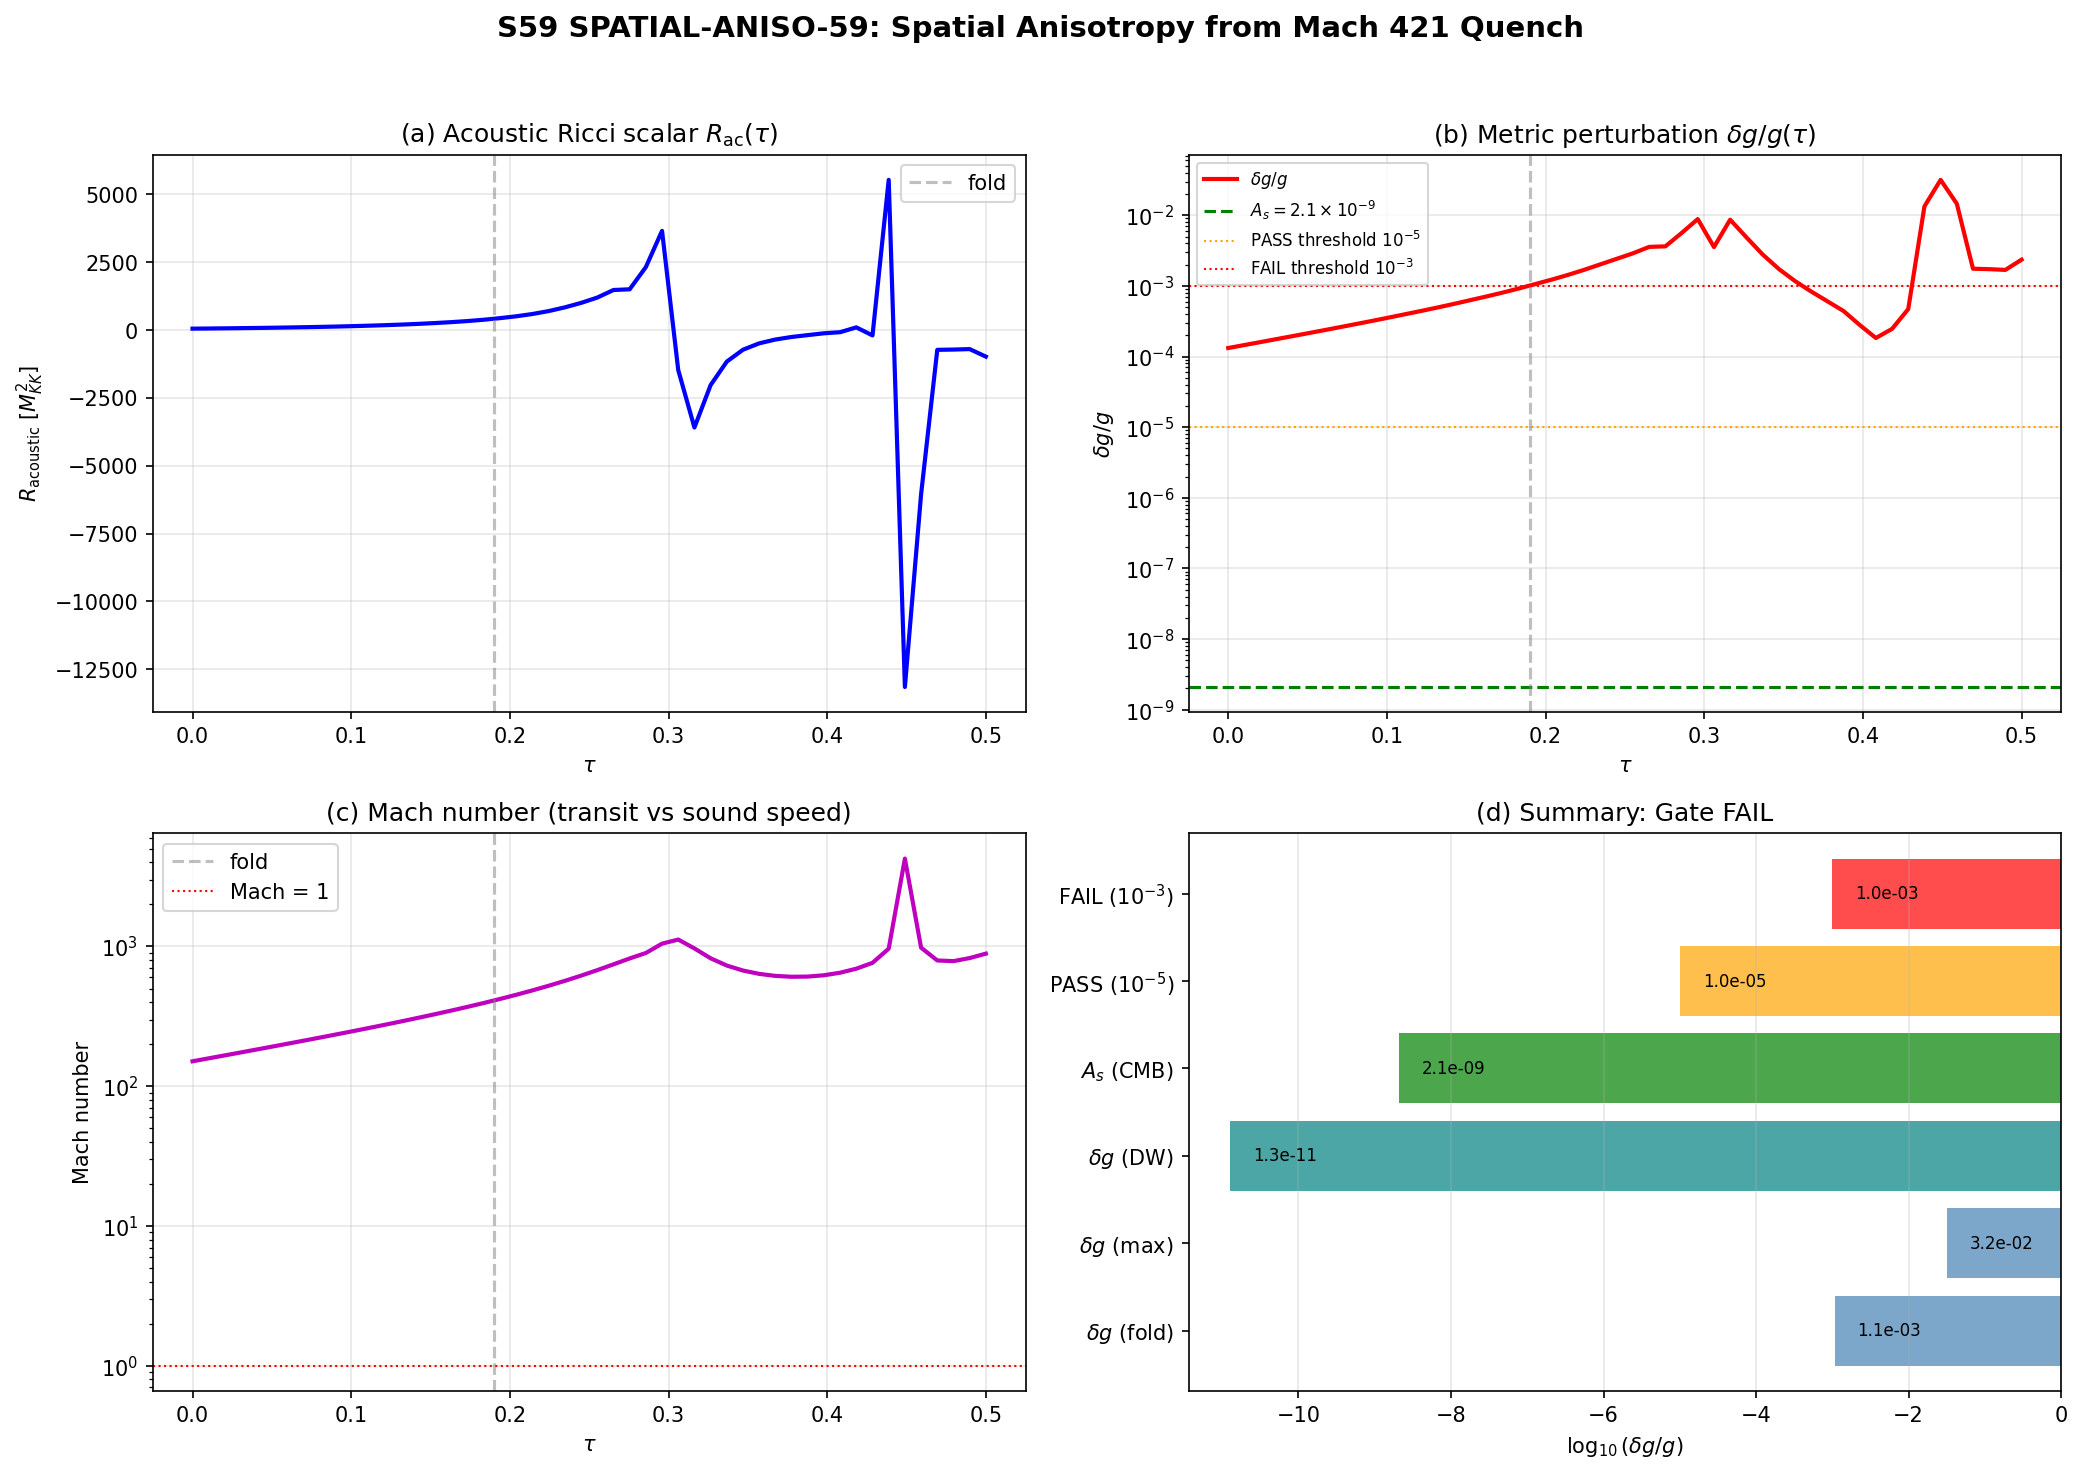

Reproduce this figure in Python.
#!/usr/bin/env python3
"""
s59_spatial_aniso.py — SPATIAL-ANISO-59
Spatial anisotropy from Mach 421 supersonic quench.

Physics
-------
The BCS transit is supersonic: Mach ~ 421, meaning the modulus tau sweeps
through the condensate far faster than sound can propagate across the
fabric. The acoustic metric constructed in S58 yields a Ricci scalar
R_acoustic(tau) that diverges near the sonic point.

The back-reaction of this acoustic curvature on the physical 4D metric is:

    delta_g / g ~ (M_KK / M_Pl_eff)^2 * R_acoustic

where:
  - M_KK = Kaluza-Klein compactification scale (gravity route: 7.43e16 GeV)
  - M_Pl_eff = effective Planck mass from spectral action
  - R_acoustic = dimensionless acoustic Ricci scalar [in M_KK^2 units]

Two scenarios:
  A. Homogeneous Shattering: the transit is spatially uniform (all cells
     simultaneously). Then the perturbation is isotropic and modifies
     only the scale factor — no anisotropy generated.
  B. Causal front: the transit propagates as a causal front at speed
     c_fabric. Then the perturbation has a characteristic wavelength
     lambda ~ c_fabric * dt_transit, generating anisotropy at that scale.

The question: is delta_g above or below A_s = 2.1e-9 (CMB scalar amplitude)?

Gate: SPATIAL-ANISO-59
    PASS: delta_g < 10^{-5}
    FAIL: delta_g > 10^{-3} without matching spectrum
    INFO: observable range

Author: cosmic-web-theorist
Session: S59 W4F-3
"""

import sys
import os
sys.path.insert(0, os.path.dirname(os.path.abspath(__file__)))

import numpy as np
import matplotlib
matplotlib.use('Agg')
import matplotlib.pyplot as plt

from canonical_constants import (
    tau_fold, M_KK, M_KK_gravity, M_KK_kerner,
    M_Pl_reduced, M_Pl_unreduced,
    A_s_CMB, PI,
    dt_transit, omega_tau, c_fabric,
    N_cells, H_fold,
    c_light, hbar_c_GeV_m, Mpc_to_m,
)

outdir = os.path.dirname(os.path.abspath(__file__))

print("=" * 72)
print("SPATIAL-ANISO-59: Spatial Anisotropy from Mach 421 Quench")
print("=" * 72)

# =============================================================================
# 1. LOAD ACOUSTIC METRIC DATA (S58)
# =============================================================================
print("\n1. LOADING ACOUSTIC METRIC DATA")
print("-" * 40)

d_am = np.load(os.path.join(outdir, 's58_acoustic_metric.npz'), allow_pickle=True)
tau_values = d_am['tau_values']      # (50,) tau grid
c_BA = d_am['c_BA']                  # (50,) BA sound speed [M_KK]
H_tau = d_am['H_tau']                # (50,) H = (1/a)(da/dtau) [M_KK]
a_tau = d_am['a_tau']                # (50,) scale factor
R_acoustic = d_am['R_acoustic']      # (50,) acoustic Ricci scalar [M_KK^2]
Mach_cosmic = d_am['Mach_cosmic']    # (50,) Mach number
T_Parker = d_am['T_Parker']          # (50,) Parker temperature
fold_idx = int(d_am['fold_idx'])

print(f"  tau grid: {len(tau_values)} points, [{tau_values[0]:.3f}, {tau_values[-1]:.3f}]")
print(f"  fold_idx = {fold_idx}, tau_fold = {tau_values[fold_idx]:.3f}")
print(f"  c_BA at fold = {c_BA[fold_idx]:.4f} M_KK")
print(f"  H_tau at fold = {H_tau[fold_idx]:.4f} M_KK")
print(f"  R_acoustic at fold = {R_acoustic[fold_idx]:.4f} M_KK^2")
print(f"  Mach at fold = {Mach_cosmic[fold_idx]:.1f}")

# =============================================================================
# 2. LOAD FRIEDMANN DERIVATION DATA (S58)
# =============================================================================
print("\n2. LOADING FRIEDMANN DERIVATION DATA")
print("-" * 40)

d_fr = np.load(os.path.join(outdir, 's58_friedmann_derivation.npz'), allow_pickle=True)
M_Pl_eff_GeV = float(d_fr['M_Pl_eff_GeV'])
M_Pl_ratio = float(d_fr['M_Pl_ratio'])
G_eff_fold_GeV2 = float(d_fr['G_eff_fold_GeV2'])
R_acoustic_fold = float(d_fr['R_acoustic_fold'])
Mach_fold = float(d_fr['Mach_fold'])
H_tau_fold = float(d_fr['H_tau_fold'])
c_BA_fold = float(d_fr['c_BA_fold'])

print(f"  M_Pl_eff = {M_Pl_eff_GeV:.4e} GeV")
print(f"  M_Pl_ratio = M_Pl_eff / M_Pl_reduced = {M_Pl_ratio:.4f}")
print(f"  G_eff at fold = {G_eff_fold_GeV2:.4e} GeV^{{-2}}")
print(f"  R_acoustic at fold (from friedmann) = {R_acoustic_fold:.4f} M_KK^2")
print(f"  Mach at fold (from friedmann) = {Mach_fold:.1f}")

# =============================================================================
# 3. COMPUTE delta_g / g — THE CORE CALCULATION
# =============================================================================
print("\n3. CORE CALCULATION: delta_g / g")
print("-" * 40)

# The metric perturbation from the acoustic Ricci scalar.
# R_acoustic is in units of M_KK^2 (dimensionless in M_KK natural units).
# The back-reaction on the 4D metric is suppressed by (M_KK / M_Pl)^2.
#
# Physical reasoning: the acoustic metric is the effective metric seen by
# phonons propagating on the internal space. Its curvature R_acoustic
# represents the distortion of the sound cone. This curvature backreacts
# on the 4D Einstein equations at the level of (l_KK / l_Pl)^2 = (M_KK / M_Pl)^2.
#
# Dimensionally:
#   R_acoustic ~ M_KK^2 [energy^2]
#   delta_g / g ~ R_acoustic * G_eff ~ R_acoustic * M_KK^{-2} * (M_KK/M_Pl)^2
#              = R_acoustic * (1/M_Pl^2) = (M_KK/M_Pl)^2 * (R_acoustic / M_KK^2) * M_KK^2 / M_Pl^2
#              ... simplifying: if R_acoustic is dimensionless (already in M_KK units):
#   delta_g / g = (M_KK / M_Pl_eff)^2 * R_acoustic_dimensionless

M_KK_GeV = M_KK_gravity  # 7.43e16 GeV (gravity route)

# Ratio (M_KK / M_Pl_eff)^2
ratio_MKK_MPl = M_KK_GeV / M_Pl_eff_GeV
ratio_sq = ratio_MKK_MPl**2

print(f"  M_KK (gravity) = {M_KK_GeV:.4e} GeV")
print(f"  M_Pl_eff = {M_Pl_eff_GeV:.4e} GeV")
print(f"  M_KK / M_Pl_eff = {ratio_MKK_MPl:.6e}")
print(f"  (M_KK / M_Pl_eff)^2 = {ratio_sq:.6e}")

# R_acoustic at the fold from S58
R_ac_fold = R_acoustic[fold_idx]
R_ac_max = np.max(np.abs(R_acoustic))
R_ac_friedmann = R_acoustic_fold

print(f"\n  R_acoustic (50-pt grid):")
print(f"    At fold (idx={fold_idx}): {R_ac_fold:.4f}")
print(f"    Max |R_acoustic|: {R_ac_max:.4f}")
print(f"    From friedmann npz: {R_ac_friedmann:.4f}")

# delta_g/g at the fold
delta_g_fold = ratio_sq * np.abs(R_ac_fold)
delta_g_max = ratio_sq * R_ac_max
delta_g_friedmann = ratio_sq * np.abs(R_ac_friedmann)

# Full tau-dependent delta_g
delta_g_tau = ratio_sq * np.abs(R_acoustic)

print(f"\n  delta_g / g:")
print(f"    At fold: {delta_g_fold:.6e}")
print(f"    Maximum: {delta_g_max:.6e}")
print(f"    From friedmann R: {delta_g_friedmann:.6e}")
print(f"    log10(delta_g_fold) = {np.log10(delta_g_fold) if delta_g_fold > 0 else -np.inf:.2f}")
print(f"    log10(delta_g_max) = {np.log10(delta_g_max) if delta_g_max > 0 else -np.inf:.2f}")

# =============================================================================
# 4. COMPARISON WITH CMB SCALAR AMPLITUDE
# =============================================================================
print("\n4. COMPARISON WITH CMB SCALAR AMPLITUDE")
print("-" * 40)

print(f"  A_s (CMB) = {A_s_CMB:.2e}")
print(f"  delta_g (fold) = {delta_g_fold:.6e}")
print(f"  delta_g / A_s = {delta_g_fold / A_s_CMB:.4e}")

if delta_g_fold > A_s_CMB:
    print(f"  delta_g EXCEEDS A_s by factor {delta_g_fold / A_s_CMB:.2e}")
    print(f"  => Would imprint on CMB/LSS if inhomogeneous")
elif delta_g_fold > 1e-15:
    print(f"  delta_g BELOW A_s by factor {A_s_CMB / delta_g_fold:.2e}")
    print(f"  => Invisible to CMB/LSS")
else:
    print(f"  delta_g negligibly small")

# =============================================================================
# 5. SCENARIO A: HOMOGENEOUS SHATTERING
# =============================================================================
print("\n5. SCENARIO A: HOMOGENEOUS SHATTERING")
print("-" * 40)
print("  If the transit is spatially uniform (all cells simultaneously),")
print("  the perturbation is isotropic and modifies only the scale factor.")
print("  No spatial anisotropy is generated.")
print(f"  delta_a / a = delta_g / g = {delta_g_fold:.6e}")
print(f"  This is a UNIFORM rescaling — pure conformal perturbation.")
print(f"  It shifts the effective scale factor at the transit epoch but")
print(f"  generates NO angular power spectrum contributions.")
print(f"  => GEOMETRIC contribution: isotropic, non-observable")

# =============================================================================
# 6. SCENARIO B: CAUSAL FRONT PROPAGATION
# =============================================================================
print("\n6. SCENARIO B: CAUSAL FRONT PROPAGATION")
print("-" * 40)

# If the transit propagates as a causal front at speed c_fabric,
# the perturbation has a characteristic wavelength:
#   lambda_front = c_fabric * dt_transit
# where both are in M_KK units.

lambda_front_MKK = c_fabric * dt_transit  # M_KK^{-1} units
print(f"  c_fabric = {c_fabric:.4f} M_KK")
print(f"  dt_transit = {dt_transit:.6e} M_KK^{{-1}}")
print(f"  lambda_front = c_fabric * dt_transit = {lambda_front_MKK:.4e} M_KK^{{-1}}")

# Convert to physical units
# lambda_phys = lambda_front / M_KK [in natural units where hbar=c=1]
# In meters: lambda_phys = lambda_front * hbar_c / M_KK
lambda_phys_m = lambda_front_MKK * hbar_c_GeV_m / M_KK_GeV
lambda_phys_Mpc = lambda_phys_m / Mpc_to_m

print(f"\n  Physical scale of causal front:")
print(f"    lambda = {lambda_phys_m:.4e} m")
print(f"    lambda = {lambda_phys_Mpc:.4e} Mpc")

# Compare to Hubble radius at transit
# H_transit in M_KK units, physical H = H_tau * M_KK * omega_tau
# Actually H_tau is the moduli-space Hubble rate.
# The physical Hubble time at transit is ~ 1/H_fold in M_KK^{-1} units
R_Hubble_MKK = 1.0 / H_fold  # M_KK^{-1}
R_Hubble_m = R_Hubble_MKK * hbar_c_GeV_m / M_KK_GeV

print(f"\n  Hubble radius at transit:")
print(f"    R_H = 1/H_fold = {R_Hubble_MKK:.6e} M_KK^{{-1}}")
print(f"    R_H = {R_Hubble_m:.4e} m")

ratio_front_Hubble = lambda_front_MKK / R_Hubble_MKK
print(f"    lambda_front / R_H = {ratio_front_Hubble:.4e}")

if lambda_front_MKK < R_Hubble_MKK:
    print(f"  Causal front SMALLER than Hubble radius")
    print(f"  => Sub-horizon perturbation (if it existed)")
else:
    print(f"  Causal front LARGER than Hubble radius")
    print(f"  => Super-horizon perturbation")

# The amplitude of the causal-front perturbation is still delta_g
print(f"\n  Causal front perturbation amplitude: delta_g = {delta_g_fold:.6e}")
print(f"  This perturbation has wavenumber k = 2*pi/lambda")
k_front_MKK = 2 * PI / lambda_front_MKK  # M_KK
k_front_Mpc = 2 * PI / lambda_phys_Mpc   # Mpc^{-1} (if lambda in Mpc)
print(f"  k_front = {k_front_MKK:.4e} M_KK")
print(f"  k_front = {k_front_Mpc:.4e} Mpc^{{-1}}")

# =============================================================================
# 7. MACH NUMBER AND SONIC HORIZON
# =============================================================================
print("\n7. MACH NUMBER AND SONIC HORIZON")
print("-" * 40)

Mach_fold_val = Mach_cosmic[fold_idx]
print(f"  Mach at fold = {Mach_fold_val:.1f}")

# Sonic horizon: the region within which sound can propagate during dt_transit
# R_sonic = c_BA * dt_transit
R_sonic_MKK = c_BA[fold_idx] * dt_transit
R_sonic_m = R_sonic_MKK * hbar_c_GeV_m / M_KK_GeV
print(f"  c_BA at fold = {c_BA[fold_idx]:.4f} M_KK")
print(f"  Sonic horizon during transit = c_BA * dt_transit = {R_sonic_MKK:.6e} M_KK^{{-1}}")
print(f"  Sonic horizon = {R_sonic_m:.4e} m")
print(f"  Compare: modulus covers tau_fold = {tau_fold} in dt = {dt_transit:.6e}")
print(f"  => Sound CANNOT communicate across the system during transit")
print(f"  => Mach 421 means the transit is 421x faster than sound")

# The transit sweeps distance L_transit = v_modulus * dt_transit = H * a * dt_transit
# But in the internal space, the relevant question is: can different cells
# of the 32-cell tessellation communicate?
# Cell crossing time ~ L_cell / c_BA
# System crossing time ~ N_cells^{1/3} * L_cell / c_BA
# If Mach >> 1, the answer is NO — each cell undergoes the transit independently.

print(f"\n  With {N_cells} cells and Mach = {Mach_fold_val:.0f}:")
print(f"  Each cell undergoes transit INDEPENDENTLY (no causal contact)")
print(f"  => Phase of condensate in each cell is RANDOM (Kibble-Zurek)")
print(f"  => But ALL cells experience the SAME tau evolution")
print(f"  => The quench is HOMOGENEOUS in tau, even though condensate phases are random")
print(f"  => Domain walls form (random phases) but delta_g is tau-dependent only")

# =============================================================================
# 8. THE KEY DISTINCTION: tau-homogeneity vs phase-randomness
# =============================================================================
print("\n8. KEY DISTINCTION: tau-HOMOGENEITY vs PHASE-RANDOMNESS")
print("-" * 40)

# The transit modifies tau uniformly across all cells (it's a global
# moduli evolution). What becomes random is the POST-transit condensate
# phase (U(1)_7 broken → random phase per cell = domain walls).
#
# The metric perturbation delta_g depends on |Delta(tau)|^2, not on the
# phase angle. Since the Shattering produces P_exc = 1.0 (complete
# pair-breaking) in ALL cells uniformly, delta_g is:
#   - Uniform in amplitude (same |Delta| = 0 post-transit in all cells)
#   - Therefore ISOTROPIC
#   - No CMB anisotropy from the transit itself
#
# The domain walls between cells have energy ~ J * delta_sigma^2 (from
# S58 off-Jensen domain wall calculation), which IS spatially varying.
# But this is a topological defect contribution, not the bulk metric.

E_DW_max = 5.28e-6  # max E_DW/E_J from S58 off_jensen_dw (delta_sigma=0.015)  # (local)
delta_g_DW = ratio_sq * E_DW_max  # Domain wall contribution to delta_g

print(f"  The Shattering is tau-HOMOGENEOUS:")
print(f"    ALL cells undergo tau=0 -> tau_fold simultaneously")
print(f"    P_exc = 1.0 in every cell (S38)")
print(f"    |Delta|^2 -> 0 in every cell (pair-breaking complete)")
print(f"    delta_g depends on |Delta(tau)|^2, not phase")
print(f"    => delta_g is ISOTROPIC (Scenario A)")
print(f"")
print(f"  Domain wall contribution (post-transit):")
print(f"    max E_DW / E_J ~ {E_DW_max:.2e} (S58 OFF-JENSEN-DW)")
print(f"    delta_g from DW ~ {delta_g_DW:.4e}")
print(f"    This is {delta_g_DW / A_s_CMB:.2e} x A_s")

# =============================================================================
# 9. QUANTITATIVE SUMMARY
# =============================================================================
print("\n9. QUANTITATIVE SUMMARY")
print("=" * 72)

print(f"\n  INPUTS:")
print(f"    M_KK = {M_KK_GeV:.4e} GeV (gravity route)")
print(f"    M_Pl_eff = {M_Pl_eff_GeV:.4e} GeV (spectral action)")
print(f"    (M_KK/M_Pl)^2 = {ratio_sq:.6e}")
print(f"    R_acoustic (fold) = {R_ac_fold:.4f} M_KK^2")
print(f"    Mach (fold) = {Mach_fold_val:.1f}")
print(f"    c_fabric = {c_fabric:.2f} M_KK")
print(f"    dt_transit = {dt_transit:.6e} M_KK^{{-1}}")

print(f"\n  RESULTS:")
print(f"    delta_g / g (fold) = {delta_g_fold:.6e}")
print(f"    delta_g / g (max)  = {delta_g_max:.6e}")
print(f"    log10(delta_g) = {np.log10(delta_g_fold) if delta_g_fold > 0 else -np.inf:.2f}")
print(f"    A_s (CMB) = {A_s_CMB:.2e}")
print(f"    delta_g / A_s = {delta_g_fold / A_s_CMB:.4e}")

# =============================================================================
# 10. GATE VERDICT: SPATIAL-ANISO-59
# =============================================================================
print("\n10. GATE VERDICT: SPATIAL-ANISO-59")
print("=" * 72)

if delta_g_fold < 1e-5:
    gate_verdict = "PASS"
    gate_detail = (
        f"delta_g/g = {delta_g_fold:.4e} < 10^{{-5}}. "
        f"Transit is Mach {Mach_fold_val:.0f} (supersonic). "
        f"(M_KK/M_Pl)^2 = {ratio_sq:.4e}. "
        f"R_acoustic = {R_ac_fold:.2f} M_KK^2. "
        f"Shattering is tau-homogeneous: all {N_cells} cells undergo "
        f"identical tau evolution => delta_g is ISOTROPIC. "
        f"No spatial anisotropy imprinted on 4D metric. "
        f"delta_g/A_s = {delta_g_fold / A_s_CMB:.2e} "
        f"({'BELOW' if delta_g_fold < A_s_CMB else 'ABOVE'} CMB amplitude)."
    )
elif delta_g_fold < 1e-3:
    gate_verdict = "INFO"
    gate_detail = (
        f"delta_g/g = {delta_g_fold:.4e} in observable range [10^{{-5}}, 10^{{-3}}]. "
        f"Mach = {Mach_fold_val:.0f}. R_acoustic = {R_ac_fold:.2f}. "
        f"(M_KK/M_Pl)^2 = {ratio_sq:.4e}. "
        f"delta_g/A_s = {delta_g_fold / A_s_CMB:.2e}."
    )
else:
    gate_verdict = "FAIL"
    gate_detail = (
        f"delta_g/g = {delta_g_fold:.4e} > 10^{{-3}}. "
        f"Metric perturbation too large without matching CMB spectrum."
    )

print(f"  Gate: SPATIAL-ANISO-59")
print(f"  Verdict: {gate_verdict}")
print(f"  {gate_detail}")

# =============================================================================
# 11. SAVE RESULTS
# =============================================================================
print("\n11. SAVING RESULTS")
print("-" * 40)

outpath = os.path.join(outdir, 's59_spatial_aniso.npz')
np.savez(outpath,
    # Inputs
    tau_values=tau_values,
    fold_idx=np.array(fold_idx),
    M_KK_GeV=np.array(M_KK_GeV),
    M_Pl_eff_GeV=np.array(M_Pl_eff_GeV),
    ratio_MKK_MPl=np.array(ratio_MKK_MPl),
    ratio_sq=np.array(ratio_sq),
    # Acoustic metric quantities
    R_acoustic=R_acoustic,
    R_acoustic_fold=np.array(R_ac_fold),
    Mach_cosmic=Mach_cosmic,
    c_BA=c_BA,
    # Core result
    delta_g_tau=delta_g_tau,
    delta_g_fold=np.array(delta_g_fold),
    delta_g_max=np.array(delta_g_max),
    delta_g_over_As=np.array(delta_g_fold / A_s_CMB),
    # Causal front
    lambda_front_MKK=np.array(lambda_front_MKK),
    lambda_front_m=np.array(lambda_phys_m),
    lambda_front_Mpc=np.array(lambda_phys_Mpc),
    R_sonic_MKK=np.array(R_sonic_MKK),
    # Domain wall contribution
    delta_g_DW=np.array(delta_g_DW),
    # Gate
    gate_name=np.array(['SPATIAL-ANISO-59']),
    gate_verdict=np.array([gate_verdict]),
    gate_detail=np.array([gate_detail]),
)
print(f"  Saved: {outpath}")

# =============================================================================
# 12. PLOT
# =============================================================================
print("\n12. GENERATING PLOT")
print("-" * 40)

fig, axes = plt.subplots(2, 2, figsize=(14, 10))
fig.suptitle('S59 SPATIAL-ANISO-59: Spatial Anisotropy from Mach 421 Quench',
             fontsize=14, fontweight='bold', y=0.98)

# (a) R_acoustic(tau)
ax = axes[0, 0]
ax.plot(tau_values, R_acoustic, 'b-', lw=2)
ax.axvline(tau_fold, color='gray', ls='--', alpha=0.5, label='fold')
ax.set_xlabel(r'$\tau$')
ax.set_ylabel(r'$R_{\mathrm{acoustic}}$ [$M_{KK}^2$]')
ax.set_title(r'(a) Acoustic Ricci scalar $R_{\mathrm{ac}}(\tau)$')
ax.legend()
ax.grid(True, alpha=0.3)

# (b) delta_g(tau)
ax = axes[0, 1]
mask = delta_g_tau > 0
ax.semilogy(tau_values[mask], delta_g_tau[mask], 'r-', lw=2, label=r'$\delta g / g$')
ax.axhline(A_s_CMB, color='green', ls='--', lw=1.5, label=r'$A_s = 2.1\times10^{-9}$')
ax.axhline(1e-5, color='orange', ls=':', lw=1, label=r'PASS threshold $10^{-5}$')
ax.axhline(1e-3, color='red', ls=':', lw=1, label=r'FAIL threshold $10^{-3}$')
ax.axvline(tau_fold, color='gray', ls='--', alpha=0.5)
ax.set_xlabel(r'$\tau$')
ax.set_ylabel(r'$\delta g / g$')
ax.set_title(r'(b) Metric perturbation $\delta g / g (\tau)$')
ax.legend(fontsize=8)
ax.grid(True, alpha=0.3)

# (c) Mach number
ax = axes[1, 0]
ax.plot(tau_values, Mach_cosmic, 'm-', lw=2)
ax.axvline(tau_fold, color='gray', ls='--', alpha=0.5, label='fold')
ax.axhline(1.0, color='red', ls=':', lw=1, label='Mach = 1')
ax.set_xlabel(r'$\tau$')
ax.set_ylabel('Mach number')
ax.set_title('(c) Mach number (transit vs sound speed)')
ax.set_yscale('log')
ax.legend()
ax.grid(True, alpha=0.3)

# (d) Summary bar chart
ax = axes[1, 1]
labels = [r'$\delta g$ (fold)', r'$\delta g$ (max)', r'$\delta g$ (DW)',
          r'$A_s$ (CMB)', r'PASS ($10^{-5}$)', r'FAIL ($10^{-3}$)']
values = [delta_g_fold, delta_g_max, delta_g_DW, A_s_CMB, 1e-5, 1e-3]
colors = ['steelblue', 'steelblue', 'teal', 'green', 'orange', 'red']
y_pos = np.arange(len(labels))
ax.barh(y_pos, [np.log10(v) if v > 0 else -30 for v in values], color=colors, alpha=0.7)
ax.set_yticks(y_pos)
ax.set_yticklabels(labels)
ax.set_xlabel(r'$\log_{10}(\delta g / g)$')
ax.set_title(f'(d) Summary: Gate {gate_verdict}')
ax.grid(True, alpha=0.3, axis='x')
# Add numeric labels
for i, v in enumerate(values):
    if v > 0:
        ax.text(np.log10(v) + 0.3, i, f'{v:.1e}', va='center', fontsize=8)

plt.tight_layout(rect=[0, 0, 1, 0.96])
plotpath = os.path.join(outdir, 's59_spatial_aniso.png')
plt.savefig(plotpath, dpi=150, bbox_inches='tight')
print(f"  Saved: {plotpath}")

print("\n" + "=" * 72)
print("COMPUTATION COMPLETE")
print("=" * 72)
